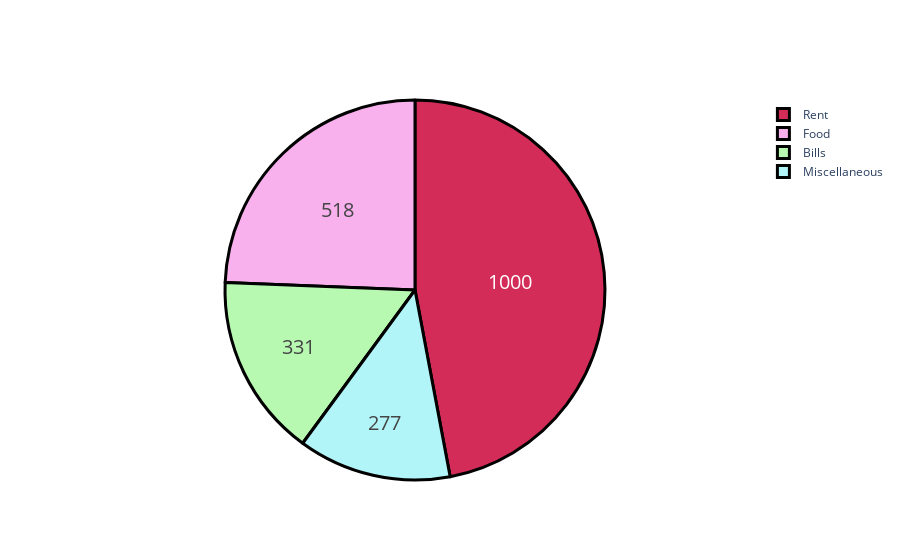

The cell this chart's notebook holds for it:
### Code cell
#Expenses

#breakdown each category 
groups = ['Rent','Food','Bills','Miscellaneous']
#create amount
amount = [1000,518,331,277]
#style
colors = ['#d32c58', '#f9b1ee', '#b7f9b1', '#b1f5f9']

trace = go.Pie(labels=groups, values=amount,
               hoverinfo='label+percent', textinfo='value', 
               textfont=dict(size=20),
               marker=dict(colors=colors, 
                           line=dict(color='#000000', width=3)))

#plot - 
iplot([trace])

### Figure 1 — Plotly figure (JSON) as saved in the notebook; plotly's stock layout.template omitted (floating-point values rounded to 4 significant figures)
{"data": [{"hoverinfo": "label+percent", "labels": ["Rent", "Food", "Bills", "Miscellaneous"], "marker": {"colors": ["#d32c58", "#f9b1ee", "#b7f9b1", "#b1f5f9"], "line": {"color": "#000000", "width": 3}}, "textfont": {"size": 20}, "textinfo": "value", "type": "pie", "values": [1000, 518, 331, 277]}], "layout": {}}
